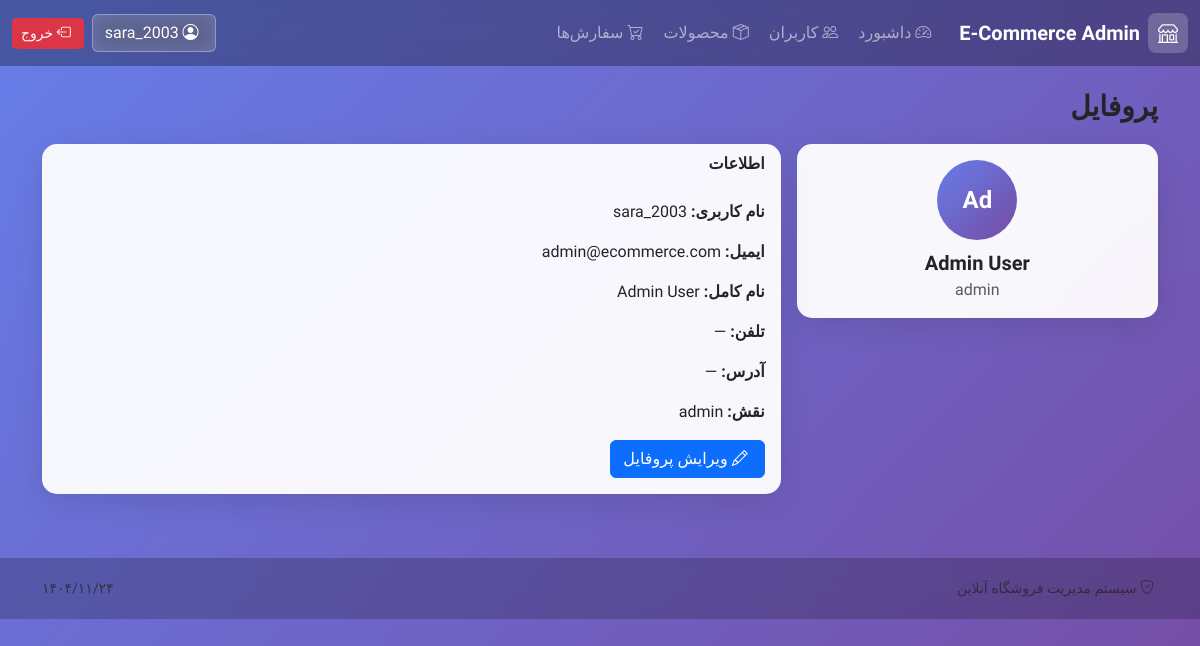
The app's page /profile (signed in) with its own data.
### tables this page shows
CREATE TABLE user (
                    user_id INTEGER PRIMARY KEY AUTOINCREMENT,
                    username TEXT UNIQUE NOT NULL,
                    email TEXT UNIQUE NOT NULL,
                    password TEXT NOT NULL,
                    full_name TEXT NOT NULL,
                    phone TEXT,
                    address TEXT,
                    role TEXT NOT NULL DEFAULT 'customer',
                    created_at TEXT NOT NULL DEFAULT CURRENT_TIMESTAMP
                );

### app.py (the view)
@app.route("/profile")
@login_required
def profile():
    user = db.get_user_by_id(current_user.id)
    return render_template("profile.html", user=user)

### app.py (called while the page is built)
@app.context_processor
def inject_now():
    return {"now": datetime.now(), "current_date": datetime.now()}

### auth.py (called while the page is built)
@login_manager.user_loader
def load_user(user_id):
    return User.get(user_id)

    @staticmethod
    def get(user_id: int):
        try:
            user_id = int(user_id)
        except (TypeError, ValueError):
            return None
        try:
            user = db.execute(
                "SELECT user_id, username, email, full_name, role FROM user WHERE user_id = ?",
                (user_id,),
                fetchone=True,
            )
            if not user:
                return None
            return User(
                user_id=user["user_id"],
                username=user["username"],
                email=user["email"],
                full_name=user["full_name"],
                role=user["role"],
            )
        except Exception as e:
            print(f"Error loading user: {e}")
            return None

### database.py (called while the page is built)
    def get_connection(self):
        conn = sqlite3.connect(self.db_path)
        conn.row_factory = sqlite3.Row
        return conn

    def execute(self, query: str, params=None, fetch=False, fetchone=False):
        conn = self.get_connection()
        try:
            cur = conn.cursor()
            if params:
                cur.execute(query, params)
            else:
                cur.execute(query)
            result = None
            if fetchone:
                row = cur.fetchone()
                result = dict(row) if row else None
            elif fetch:
                rows = cur.fetchall()
                result = [dict(row) for row in rows]
            conn.commit()
            return result
        except Exception as e:
            conn.rollback()
            raise
        finally:
            conn.close()

    def get_user_by_id(self, user_id: int):
        return self.execute(
            "SELECT user_id, username, email, full_name, phone, address, role FROM user WHERE user_id = ?",
            (user_id,),
            fetchone=True,
        )

### templates/profile.html (shortened to what this page needs)
{% extends "base.html" %}
{% block content %}
<div class="d-flex justify-content-between align-items-center mb-3">
  <div>
    <h3 class="fw-bold mb-1">پروفایل</h3>
  </div>
</div>
<div class="row g-3">
  <div class="col-12 col-lg-4">
    <div class="card app-card">
      <div class="card-body text-center">
        <div class="avatar mx-auto mb-2">
          {{ user.full_name[:2] if user else current_user.username[:2]|upper }}
        </div>
        <div class="fw-bold fs-5">{{ user.full_name if user else current_user.username }}</div>
        <div class="text-muted">{{ user.role if user else 'کاربر' }}</div>
      </div>
    </div>
  </div>
  <div class="col-12 col-lg-8">
    <div class="card app-card">
      <div class="card-header bg-transparent border-0 fw-bold">اطلاعات</div>
      <div class="card-body">
        {% if user %}
        <p><strong>نام کاربری:</strong> {{ user.username }}</p>
        <p><strong>ایمیل:</strong> {{ user.email }}</p>
        <p><strong>نام کامل:</strong> {{ user.full_name }}</p>
        <p><strong>تلفن:</strong> {{ user.phone or '—' }}</p>
        <p><strong>آدرس:</strong> {{ user.address or '—' }}</p>
        <p><strong>نقش:</strong> {{ user.role }}</p>
        {% endif %}
        <div class="mt-3">
          <a class="btn btn-primary" href="{{ url_for('edit_user', user_id=current_user.id) }}">
            <i class="bi bi-pencil ms-1"></i> ویرایش پروفایل
          </a>
        </div>
      </div>
    </div>
  </div>
</div>
{% endblock %}

### templates/base.html (shortened to what this page needs)
<!doctype html>
<html lang="fa" dir="rtl">
<head>
  <link href="https://cdn.jsdelivr.net/npm/bootstrap@5.3.3/dist/css/bootstrap.rtl.min.css" rel="stylesheet">
  <link rel="stylesheet" href="https://cdn.jsdelivr.net/npm/bootstrap-icons@1.11.3/font/bootstrap-icons.min.css">
  <link rel="stylesheet" href="{{ url_for('static', filename='css/style.css') }}">
</head>
<body class="app-bg">
  <nav class="navbar navbar-expand-lg navbar-dark app-navbar sticky-top">
    <div class="container-fluid">
      <a class="navbar-brand d-flex align-items-center gap-2"
         href="{{ url_for('dashboard') if current_user.is_authenticated else url_for('login') }}">
        <span class="brand-mark"><i class="bi bi-shop"></i></span>
        <span class="fw-bold">{% if current_user.is_authenticated and current_user.role == 'admin' %}E-Commerce Admin{% else %}فروشگاه آنلاین{% endif %}</span>
      </a>
      {% if current_user.is_authenticated %}
      <div class="collapse navbar-collapse" id="topNav">
        <ul class="navbar-nav me-auto mb-2 mb-lg-0">
          <li class="nav-item">
            <a class="nav-link {% if request.endpoint=='dashboard' %}active{% endif %}" href="{{ url_for('dashboard') }}">
              <i class="bi bi-speedometer2 ms-1"></i> داشبورد
            </a>
          </li>
          {% if current_user.role == 'admin' %}
          <li class="nav-item">
            <a class="nav-link {% if request.endpoint in ['users','add_user','edit_user'] %}active{% endif %}" href="{{ url_for('users') }}">
              <i class="bi bi-people ms-1"></i> کاربران
            </a>
          </li>
          {% endif %}
          <li class="nav-item">
            <a class="nav-link {% if request.endpoint in ['products','add_product','edit_product'] %}active{% endif %}" href="{{ url_for('products') }}">
              <i class="bi bi-box-seam ms-1"></i> محصولات
            </a>
          </li>
          <li class="nav-item">
            <a class="nav-link {% if request.endpoint in ['orders','add_order','order_detail'] %}active{% endif %}" href="{{ url_for('orders') }}">
              <i class="bi bi-cart-check ms-1"></i> سفارش‌ها
            </a>
          </li>
        </ul>
        <div class="d-flex align-items-center gap-2">
          <a class="btn btn-glass" href="{{ url_for('profile') }}">
            <i class="bi bi-person-circle ms-1"></i> {{ current_user.username }}
          </a>
          <a class="btn btn-danger btn-sm" href="{{ url_for('logout') }}">
            <i class="bi bi-box-arrow-left ms-1"></i> خروج
          </a>
        </div>
      </div>
      {% endif %}
    </div>
  </nav>
  <main class="container py-4">
    {% block content %}{% endblock %}
  </main>
  <footer class="app-footer">
    <div class="container d-flex flex-wrap justify-content-between align-items-center gap-2">
      <div class="text-muted small">
        <i class="bi bi-shield-check ms-1"></i> سیستم مدیریت فروشگاه آنلاین
      </div>
      <div class="text-muted small">
        <span class="persian-date" data-date="{{ now.strftime('%Y-%m-%d') }}"></span>
      </div>
    </div>
  </footer>
</body>
</html>

### static/css/style.css (style rules this page uses)
* { font-family: 'Vazirmatn', sans-serif; }
body.app-bg { background: linear-gradient(135deg, #667eea 0%, #764ba2 100%); min-height: 100vh; }
.app-navbar { background: rgba(0, 0, 0, 0.3) !important; backdrop-filter: blur(10px); }
.brand-mark { width: 40px; height: 40px; display: flex; align-items: center; justify-content: center; background: rgba(255, 255, 255, 0.2); border-radius: 8px; font-size: 20px; }
.app-card { background: rgba(255, 255, 255, 0.95); backdrop-filter: blur(10px); border: none; border-radius: 15px; box-shadow: 0 8px 32px rgba(0, 0, 0, 0.1); }
.btn-glass { background: rgba(255, 255, 255, 0.2); border: 1px solid rgba(255, 255, 255, 0.3); color: white; backdrop-filter: blur(10px); }
.app-footer { background: rgba(0, 0, 0, 0.2); backdrop-filter: blur(10px); color: white; padding: 20px 0; margin-top: 40px; }
.avatar { width: 80px; height: 80px; border-radius: 50%; background: linear-gradient(135deg, #667eea 0%, #764ba2 100%); display: flex; align-items: center; justify-content: center; color: white; font-size: 24px; font-weight: bold; }

### records on screen
user: username "sara_2003", full_name "Ad", full_name "Admin User", role "admin", email "admin@ecommerce.com"

### other values on screen
{{ user.phone or '—' }} "—"
{{ user.address or '—' }} "—"
